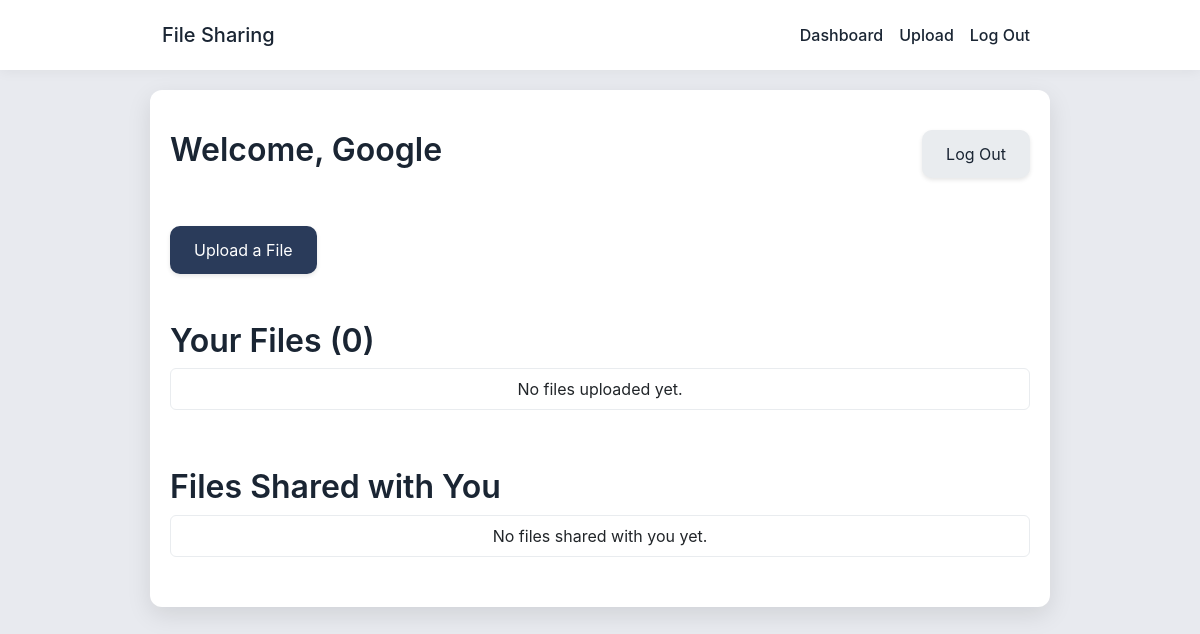
Before: / (signed in) with the older database file.
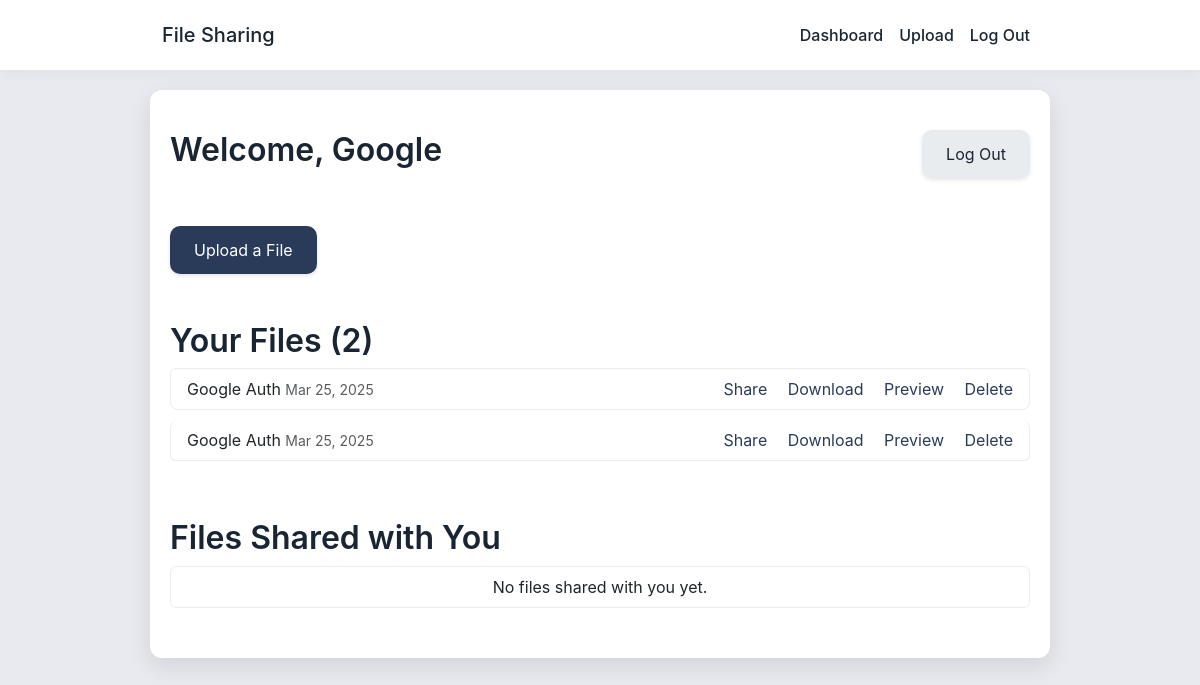
After: the same page with the newer database file.
### core/models.py (models this page shows, shortened)
class File(models.Model):
    name=models.CharField(max_length=255)
    uploaded_file = models.FileField(upload_to='uploads/%Y/%m/%d/')
    upload_date = models.DateTimeField(auto_now_add=True)
    user = models.ForeignKey(User, on_delete=models.CASCADE)
    def get_file_type(self):
        return os.path.splitext(self.uploaded_file.name)[1].lower()

### core/views.py (the view)
# urls.py: path('', views.dashboard, name='dashboard'),
@login_required(login_url='login')
def dashboard(request):
    files = File.objects.filter(user=request.user)
    totalfiles = files.count()
    sharedfiles = SharedFile.objects.filter(shared_with = request.user)
    return render(request,'core/dashboard.html', {'files':files, 'totalfiles':totalfiles , 'sharedfiles':sharedfiles})

### core/templates/core/dashboard.html (shortened to what this page needs)
{% extends 'core/base.html' %}
{% block content %}
<div class="d-flex justify-content-between align-items-center mb-5">
    <h1>Welcome, {{ user.username }}</h1>
    <a href="{% url 'logout' %}" class="btn btn-secondary">Log Out</a>
</div>
<a href="{% url 'upload_file' %}" class="btn btn-primary mb-5">Upload a File</a>
<h2>Your Files ({{ totalfiles }})</h2>
<ul class="list-group mb-5">
{% for file in files %}
    <li class="list-group-item d-flex justify-content-between align-items-center">
        <span>{{ file.name }} <small class="text-muted">{{ file.upload_date|date:"M d, Y" }}</small></span>
        <span>
            <a href="{% url 'share_file' file.id %}" class="me-3">Share</a>
            <a href="{{ file.uploaded_file.url }}" download class="me-3">Download</a>
            <a href="#" data-bs-toggle="modal" data-bs-target="#previewModal{{ file.id }}" class="me-3">Preview</a>
            <a href="{% url 'delete_file' file.id %}">Delete</a>
        </span>
    </li>
{% empty %}
    <li class="list-group-item text-center">No files uploaded yet.</li>
{% endfor %}
</ul>
<h2>Files Shared with You</h2>
<ul class="list-group">
{% for shared in sharedfiles %}
    <li class="list-group-item d-flex justify-content-between align-items-center">
        <span>{{ shared.file.name }} <small class="text-muted">Shared by {{ shared.file.user.username }} on {{ shared.shared_date|date:"M d, Y" }}</small></span>
        <span>
            <a href="{{ shared.file.uploaded_file.url }}" download class="me-3">Download</a>
            <a href="#" data-bs-toggle="modal" data-bs-target="#previewModal{{ shared.id }}" class="me-3">Preview</a>
        </span>
    </li>
{% empty %}
    <li class="list-group-item text-center">No files shared with you yet.</li>
{% endfor %}
</ul>
{% endblock %}

### core/templates/core/base.html (shortened to what this page needs)
<!DOCTYPE html>
<html lang="en">
<head>
    <link href="https://cdn.jsdelivr.net/npm/bootstrap@5.3.3/dist/css/bootstrap.min.css" rel="stylesheet">
</head>
<body>
    <nav class="navbar navbar-expand-lg">
        <div class="container-fluid" style="max-width: 900px;">
            <a class="navbar-brand" href="{% url 'dashboard' %}">File Sharing</a>
            <div class="collapse navbar-collapse" id="navbarNav">
                <ul class="navbar-nav ms-auto">
                    <li class="nav-item">
                        <a class="nav-link" href="{% url 'dashboard' %}">Dashboard</a>
                    </li>
                    <li class="nav-item">
                        <a class="nav-link" href="{% url 'upload_file' %}">Upload</a>
                    </li>
                    <li class="nav-item">
                        <a class="nav-link" href="{% url 'logout' %}">Log Out</a>
                    </li>
                </ul>
            </div>
        </div>
    </nav>
    <div class="container">
        {% block content %}{% endblock %}
    </div>
</body>
</html>

### core/templates/core/base.html (style rules this page uses)
body { font-family: -apple-system, BlinkMacSystemFont, "Segoe UI", Roboto, sans-serif; background-color: #E8EAEF; color: #1A2533; }
.container { max-width: 900px; padding: 40px 20px; background-color: #FFFFFF; border-radius: 12px; box-shadow: 0 8px 24px rgba(0, 0, 0, 0.1); margin-top: 20px; margin-bottom: 40px; }
h1, h2 { font-weight: 600; font-size: 2rem; }
.btn-primary { background-color: #2A3B5A; border: none; border-radius: 10px; padding: 12px 24px; box-shadow: 0 2px 4px rgba(0, 0, 0, 0.1); transition: all 0.2s ease; }
.btn-secondary { background-color: #E9ECEF; color: #1A2533; border: none; border-radius: 10px; padding: 12px 24px; box-shadow: 0 2px 4px rgba(0, 0, 0, 0.1); transition: all 0.2s ease; }
a { color: #2A3B5A; text-decoration: none; }
.list-group-item { background-color: #FFFFFF; border: 1px solid #E9ECEF; border-radius: 8px; margin-bottom: 10px; }
.navbar { background-color: #FFFFFF; box-shadow: 0 2px 12px rgba(0, 0, 0, 0.05); padding: 15px 20px; }
.navbar-brand, .nav-link { color: #1A2533; font-weight: 500; }

Changed rows visible on the page:
added File: name "Google Auth", upload_date "Mar 25, 2025"
added File: name "Google Auth", upload_date "Mar 25, 2025"
Other visible differences:
{{ totalfiles }}: "0" → "2"
text no longer shown: "No files uploaded yet."
